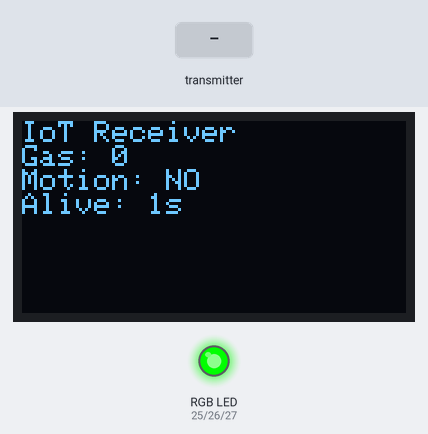
The sketch below on a simulated ESP32. Shown: 128×64 one-colour display, an RGB LED mixed from three pins (HIGH = lit). Inputs (shaded band) come from the test bench. What the sketch prints to the serial monitor is not drawn.

Above: at 1.2 s.
1.3 s: the transmitter starts sending motion = 1
At 2.5 s:
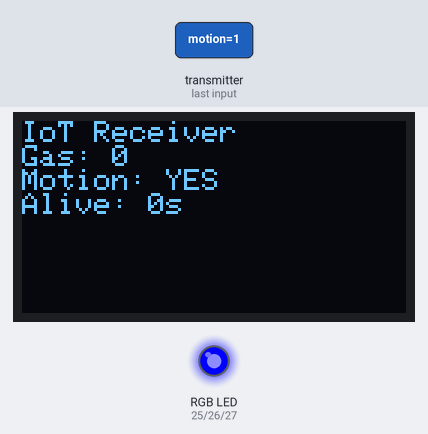
2.8 s: the transmitter starts sending gas = 1024
At 3.6 s:
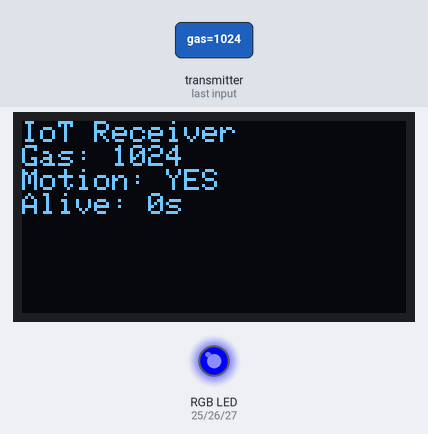
4.3 s: the transmitter starts sending gas = 2048
At 5.5 s:
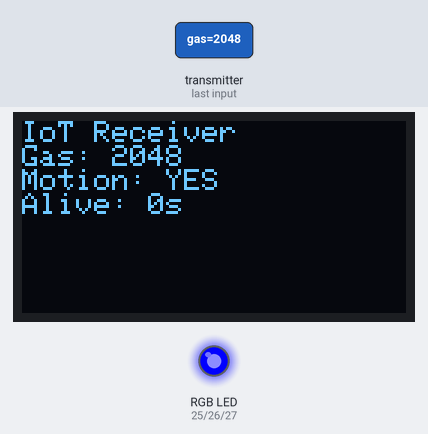
5.8 s: the transmitter starts sending motion = 0
At 6.8 s:
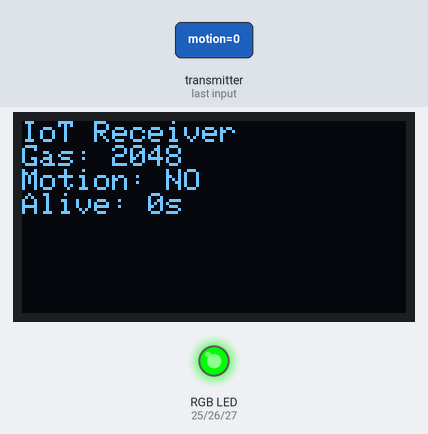
Timing chart, 0 to 8.3 s (numbered marks = the images above; inputs shaded):
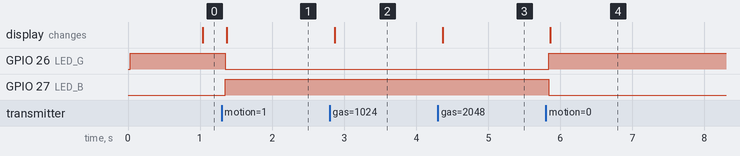

The sketch:

Reciever.ino
```cpp
#include <WiFi.h>
#include <esp_now.h>
#include <WebServer.h>
#include <Wire.h>
#include <Adafruit_GFX.h>
#include <Adafruit_SSD1306.h>

/* ==== OLED ==== */
#define SCREEN_WIDTH 128
#define SCREEN_HEIGHT 64
Adafruit_SSD1306 display(SCREEN_WIDTH, SCREEN_HEIGHT, &Wire, -1);

/* ==== RGB LED ==== */
#define LED_R 25
#define LED_G 26
#define LED_B 27

/* ==== DATA ==== */
typedef struct {
int gas;
bool motion;
} SensorData;

SensorData incoming;
unsigned long lastPacket = 0;

/* ==== WEB ==== */
WebServer server(80);

/* ==== LED ==== */
void setColor(bool r, bool g, bool b) {
digitalWrite(LED_R, r);
digitalWrite(LED_G, g);
digitalWrite(LED_B, b);
}

/* ==== ESP-NOW RECEIVE ==== */
void onReceive(const esp_now_recv_info*, const uint8_t* data, int len) {
if (len == sizeof(SensorData)) {
memcpy(&incoming, data, sizeof(incoming));
lastPacket = millis();
}
}

/* ==== DISPLAY ==== */
void updateDisplay() {
display.clearDisplay();
display.setCursor(0,0);
display.setTextSize(1);
display.setTextColor(SSD1306_WHITE);

display.println("IoT Receiver");
display.print("Gas: "); display.println(incoming.gas);
display.print("Motion: "); display.println(incoming.motion ? "YES":"NO");
display.print("Alive: "); display.print((millis()-lastPacket)/1000); display.println("s");

display.display();
}

/* ==== API ==== */
void handleAPI() {
server.sendHeader("Access-Control-Allow-Origin","*");
server.send(200,"application/json",
"{ \"gas\": "+String(incoming.gas)+
", \"motion\": "+String(incoming.motion?"true":"false")+" }"
);
}

/* ==== WEB PAGE ==== */
void handleRoot() {
server.sendHeader("Cache-Control","no-store");

String html = R"rawliteral(
<!DOCTYPE html>
<html>
<head>
<meta charset="UTF-8">
<title>IoT Dashboard</title>
<script src="https://cdn.jsdelivr.net/npm/chart.js"></script>
<style>
body{background:#111;color:#0f0;font-family:Arial;text-align:center}
canvas{max-width:90%}
</style>
</head>
<body>

<h1>IoT Dashboard</h1>
<p id="gas">Gas: --</p>
<p id="motion">Motion: --</p>
<canvas id="chart"></canvas>

<script>
let gasData=[], labels=[];
const ctx=document.getElementById("chart").getContext("2d");
const chart=new Chart(ctx,{
type:"line",
data:{labels:labels,datasets:[{label:"Gas",data:gasData,borderColor:"lime"}]}
});

async function update(){
const r=await fetch("/api/data",{cache:"no-store"});
const d=await r.json();
document.getElementById("gas").innerText="Gas: "+d.gas;
document.getElementById("motion").innerText="Motion: "+(d.motion?"YES":"NO");

labels.push("");
gasData.push(d.gas);
if(labels.length>20){labels.shift();gasData.shift();}
chart.update();
}
setInterval(update,2000);
</script>

</body>
</html>
)rawliteral";

server.send(200,"text/html",html);
}

void setup() {
Serial.begin(115200);

pinMode(LED_R,OUTPUT);
pinMode(LED_G,OUTPUT);
pinMode(LED_B,OUTPUT);

Wire.begin();
display.begin(SSD1306_SWITCHCAPVCC,0x3C);

WiFi.mode(WIFI_AP);
WiFi.softAP("IoT_Station");

esp_now_init();
esp_now_register_recv_cb(onReceive);

server.on("/", handleRoot);
server.on("/api/data", handleAPI);
server.begin();

Serial.println("Receiver ready");
}

void loop() {
if (millis() - lastPacket > 6000) setColor(1,0,0);
else if (incoming.motion) setColor(0,0,1);
else setColor(0,1,0);

updateDisplay();
server.handleClient();
}
```

Measured:
- after the input at 1.3 s, GPIO 26 (LED_G): HIGH → LOW after 0.05 s; GPIO 27 (LED_B): LOW → HIGH after 0.05 s; the display: changes after 0.07 s (image 1)
- after the input at 2.8 s, the display: changes after 0.07 s (image 2)
- after the input at 4.3 s, the display: changes after 0.07 s (image 3)
- after the input at 5.8 s, GPIO 26 (LED_G): LOW → HIGH at once; GPIO 27 (LED_B): HIGH → LOW at once; the display: changes after 0.06 s (image 4)
